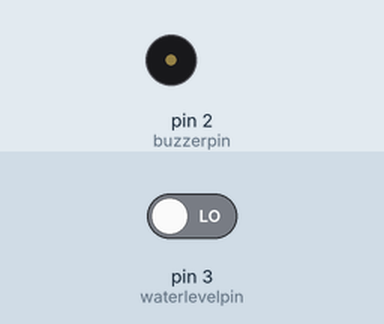
Simulated run of this sketch. Board: Arduino Uno, built with avr-gcc and run on an emulated ATmega328P. Shown: buzzer (waves = sounding, pin HIGH). Inputs (shaded band) come from the test bench; at power-on: pin 3 (waterlevelpin) LOW.

Above: at 1.2 s.
1.3 s: pin 3 (waterlevelpin) driven HIGH
At 2.3 s:
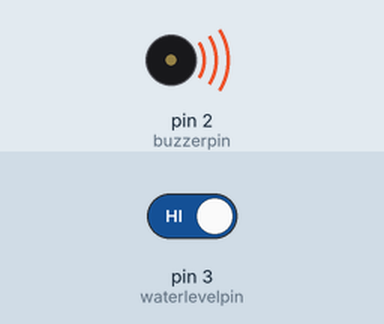
2.8 s: pin 3 (waterlevelpin) driven LOW
At 3.5 s:
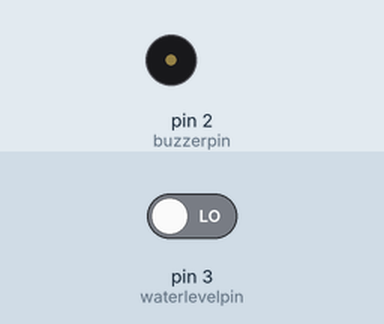
Timing chart, 0 to 5.8 s (numbered marks = the images above; inputs shaded):
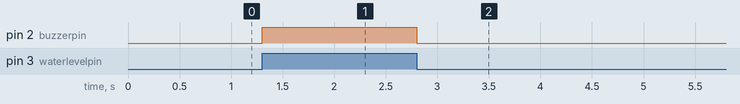

Measured:
- after the input at 1.3 s, pin 2 (buzzerpin): LOW → HIGH at once
- after the input at 2.8 s, pin 2 (buzzerpin): HIGH → LOW at once

The sketch:

wetsensor1.ino
```cpp
const int waterlevelpin=3;
const int buzzerpin=2;
int waterlevelstate=0;
void setup() {
  pinMode(buzzerpin,OUTPUT);
  pinMode(waterlevelpin,INPUT);

}

void loop() {
  waterlevelstate=digitalRead(waterlevelpin);
  if (waterlevelstate==1)
  {
    digitalWrite(buzzerpin,HIGH);
  }
  else
  {
   digitalWrite(buzzerpin,LOW);
  }

}
```
